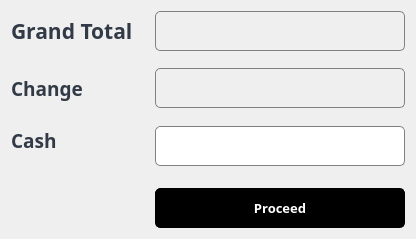
               <widget class="QWidget" name="widget_16" native="true">
                <property name="maximumSize">
                 <size>
                  <width>500</width>
                  <height>16777215</height>
                 </size>
                </property>
                <layout class="QGridLayout" name="gridLayout_25">
                 <property name="horizontalSpacing">
                  <number>7</number>
                 </property>
                 <property name="verticalSpacing">
                  <number>12</number>
                 </property>
                 <item row="0" column="1">
                  <spacer name="horizontalSpacer_14">
                   <property name="orientation">
                    <enum>Qt::Horizontal</enum>
                   </property>
                   <property name="sizeType">
                    <enum>QSizePolicy::Fixed</enum>
                   </property>
                   <property name="sizeHint" stdset="0">
                    <size>
                     <width>15</width>
                     <height>20</height>
                    </size>
                   </property>
                  </spacer>
                 </item>
                 <item row="2" column="0">
                  <widget class="QLabel" name="label_102">
                   <property name="font">
                    <font>
                     <family>Century Gothic</family>
                     <pointsize>14</pointsize>
                     <weight>75</weight>
                     <bold>true</bold>
                    </font>
                   </property>
                   <property name="styleSheet">
                    <string notr="true">color: rgb(49, 58, 70);</string>
                   </property>
                   <property name="text">
                    <string>Change</string>
                   </property>
                  </widget>
                 </item>
                 <item row="0" column="0">
                  <widget class="QLabel" name="label_100">
                   <property name="font">
                    <font>
                     <family>Century Gothic</family>
                     <pointsize>16</pointsize>
                     <weight>75</weight>
                     <bold>true</bold>
                    </font>
                   </property>
                   <property name="styleSheet">
                    <string notr="true">color: rgb(49, 58, 70);</string>
                   </property>
                   <property name="text">
                    <string>Grand Total</string>
                   </property>
                  </widget>
                 </item>
                 <item row="3" column="0" rowspan="2">
                  <widget class="QLabel" name="label_101">
                   <property name="font">
                    <font>
                     <family>Century Gothic</family>
                     <pointsize>14</pointsize>
                     <weight>75</weight>
                     <bold>true</bold>
                    </font>
                   </property>
                   <property name="styleSheet">
                    <string notr="true">color: rgb(49, 58, 70);</string>
                   </property>
                   <property name="text">
                    <string>Cash</string>
                   </property>
                  </widget>
                 </item>
                 <item row="0" column="2">
                  <widget class="QLabel" name="txtgrandtotal">
                   <property name="sizePolicy">
                    <sizepolicy hsizetype="Expanding" vsizetype="Preferred">
                     <horstretch>0</horstretch>
                     <verstretch>0</verstretch>
                    </sizepolicy>
                   </property>
                   <property name="minimumSize">
                    <size>
                     <width>200</width>
                     <height>40</height>
                    </size>
                   </property>
                   <property name="maximumSize">
                    <size>
                     <width>500</width>
                     <height>40</height>
                    </size>
                   </property>
                   <property name="font">
                    <font>
                     <family>Century Gothic</family>
                     <pointsize>14</pointsize>
                     <weight>75</weight>
                     <bold>true</bold>
                    </font>
                   </property>
                   <property name="styleSheet">
                    <string notr="true">color: rgb(0, 0, 0);
border-radius: 5px;
border: 1px solid gray;</string>
                   </property>
                   <property name="text">
                    <string/>
                   </property>
                   <property name="alignment">
                    <set>Qt::AlignCenter</set>
                   </property>
                  </widget>
                 </item>
                 <item row="4" column="2">
                  <widget class="QLineEdit" name="txtcash">
                   <property name="sizePolicy">
                    <sizepolicy hsizetype="Expanding" vsizetype="Preferred">
                     <horstretch>0</horstretch>
                     <verstretch>0</verstretch>
                    </sizepolicy>
                   </property>
                   <property name="minimumSize">
                    <size>
                     <width>250</width>
                     <height>40</height>
                    </size>
                   </property>
                   <property name="maximumSize">
                    <size>
                     <width>500</width>
                     <height>40</height>
                    </size>
                   </property>
                   <property name="font">
                    <font>
                     <family>Century Gothic</family>
                     <pointsize>14</pointsize>
                     <weight>75</weight>
                     <bold>true</bold>
                     <stylestrategy>NoAntialias</stylestrategy>
                    </font>
                   </property>
                   <property name="styleSheet">
                    <string notr="true">color: rgb(0, 0, 0);
border-radius: 5px;
border: 1px solid gray;</string>
                   </property>
                   <property name="text">
                    <string/>
                   </property>
                   <property name="alignment">
                    <set>Qt::AlignCenter</set>
                   </property>
                   <property name="placeholderText">
                    <string/>
                   </property>
                  </widget>
                 </item>
                 <item row="1" column="2" rowspan="3">
                  <widget class="QLabel" name="txtchange">
                   <property name="sizePolicy">
                    <sizepolicy hsizetype="Expanding" vsizetype="Preferred">
                     <horstretch>0</horstretch>
                     <verstretch>0</verstretch>
                    </sizepolicy>
                   </property>
                   <property name="minimumSize">
                    <size>
                     <width>200</width>
                     <height>40</height>
                    </size>
                   </property>
                   <property name="maximumSize">
                    <size>
                     <width>500</width>
                     <height>40</height>
                    </size>
                   </property>
                   <property name="font">
                    <font>
                     <family>Century Gothic</family>
                     <pointsize>14</pointsize>
                     <weight>75</weight>
                     <bold>true</bold>
                    </font>
                   </property>
                   <property name="styleSheet">
                    <string notr="true">color: rgb(0, 0, 0);
border-radius: 5px;
border: 1px solid gray;</string>
                   </property>
                   <property name="text">
                    <string/>
                   </property>
                   <property name="alignment">
                    <set>Qt::AlignCenter</set>
                   </property>
                  </widget>
                 </item>
                 <item row="6" column="2">
                  <widget class="QPushButton" name="btnpaycash">
                   <property name="sizePolicy">
                    <sizepolicy hsizetype="Expanding" vsizetype="Fixed">
                     <horstretch>0</horstretch>
                     <verstretch>0</verstretch>
                    </sizepolicy>
                   </property>
                   <property name="minimumSize">
                    <size>
                     <width>250</width>
                     <height>40</height>
                    </size>
                   </property>
                   <property name="maximumSize">
                    <size>
                     <width>500</width>
                     <height>40</height>
                    </size>
                   </property>
                   <property name="font">
                    <font>
                     <family>Century Gothic</family>
                     <pointsize>10</pointsize>
                     <weight>75</weight>
                     <bold>true</bold>
                    </font>
                   </property>
                   <property name="styleSheet">
                    <string notr="true">QPushButton {
	border-radius: 5px;
	border: 1px solid black;
	color: rgb(255, 255, 255);
	background-color: rgb(0, 0, 0);
}

QPushButton:hover {
	
	background-color: rgb(70, 70, 70);
}

QPushButton:pressed {
	color: rgb(106, 106, 106);
	background-color: rgb(0, 0, 0);
}</string>
                   </property>
                   <property name="text">
                    <string>Proceed</string>
                   </property>
                   <property name="iconSize">
                    <size>
                     <width>18</width>
                     <height>18</height>
                    </size>
                   </property>
                  </widget>
                 </item>
                 <item row="5" column="2">
                  <spacer name="verticalSpacer_40">
                   <property name="orientation">
                    <enum>Qt::Vertical</enum>
                   </property>
                   <property name="sizeType">
                    <enum>QSizePolicy::Fixed</enum>
                   </property>
                   <property name="sizeHint" stdset="0">
                    <size>
                     <width>20</width>
                     <height>10</height>
                    </size>
                   </property>
                  </spacer>
                 </item>
                </layout>
               </widget>
